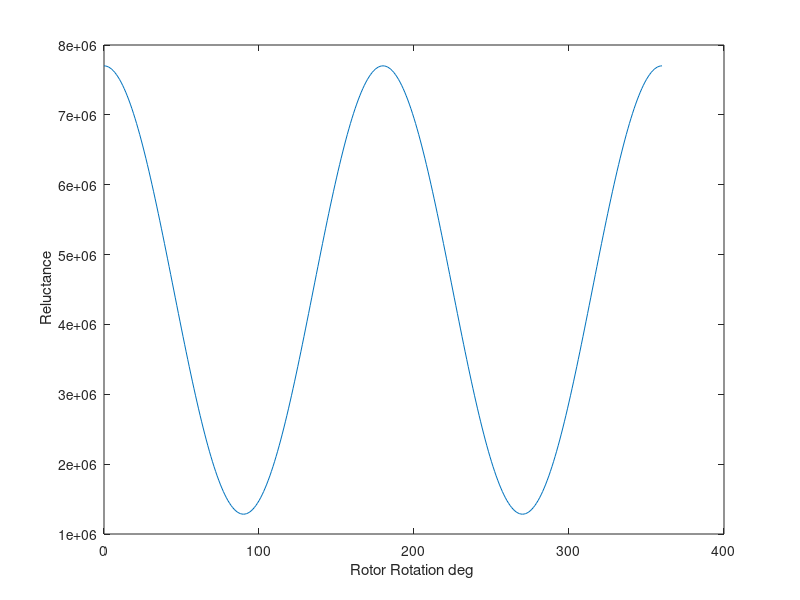
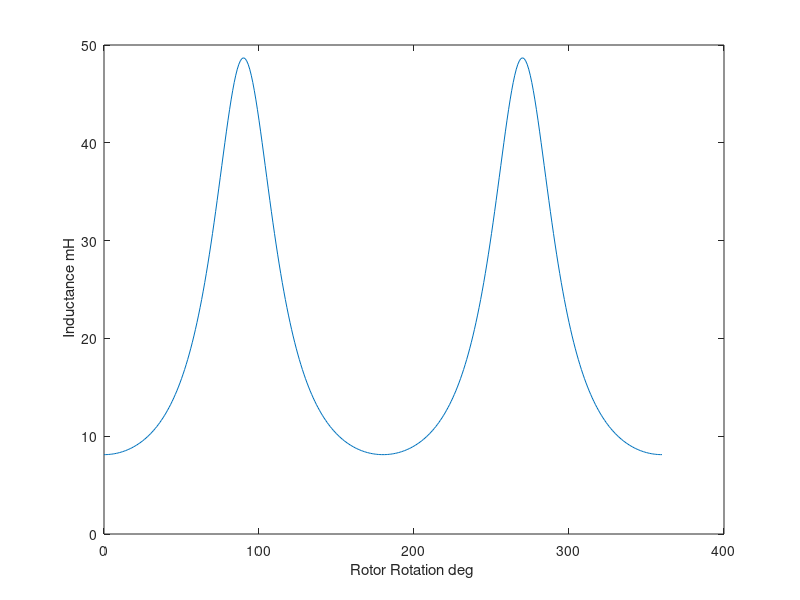
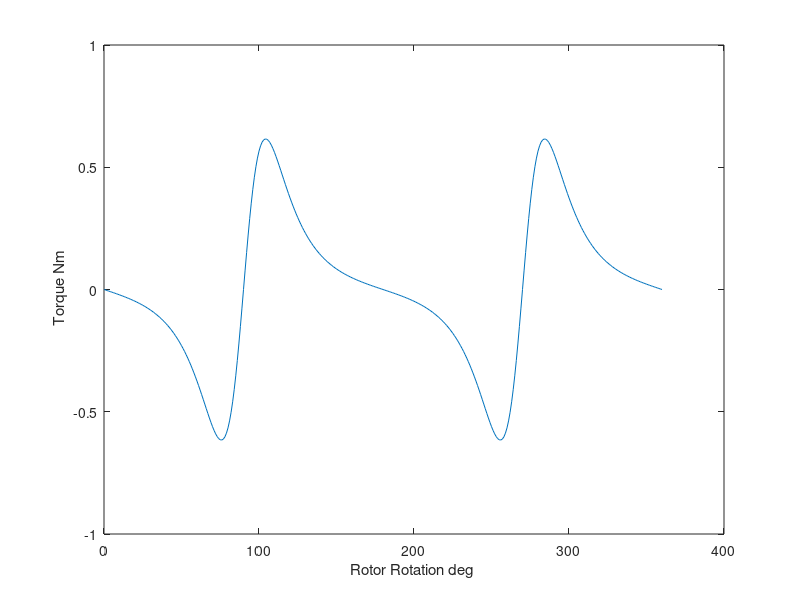

Write the MATLAB code that produced these figures, in order.
Lstack =20e-3;
Airgap_min = 0.5e-3;
Airgap_max = 2.5e-3;
u0 = pi*4e-7;
I_dc = 3 ; 
Nseries = 250; % number of turns
Stator_Pole_arc = 74*pi/180;
% Stator_Pole_arc = 67.5*pi/180;
% there are two airgaps Upper one I call Airgap1 and lower one Airgap2

% when rotor position is 90 deg minimum reluctance is achieved 
% 74 degree is the arc of the rotor pole
Rmin =  Airgap_min/(u0*12e-3*Stator_Pole_arc*Lstack);
% when rotor position is 0 deg maximum reluctance is achieved
Rmax = Airgap_max/(u0*10e-3*Stator_Pole_arc*Lstack); 

theta = 0:360;
% I consider a sinusoidal variatoin for the reluctance
% there are two airgap, here I just calculated the torque for airgap1 and
% at the end we multiply the torque by 2 to 
R_airgap = ((Rmax+Rmin)/2+(Rmax-Rmin)*cosd(2*theta)/2);

L = Nseries^2./R_airgap;
% drivative of the inductance L has been taken by hand and below is the
% resutltant dl/dtheta
DL_Dtheta = (Nseries^2)*((Rmax-Rmin)*(-2*sind(2*theta))/2)./(R_airgap.^2);

Torque = 2*(I_dc^2*DL_Dtheta)/2;

figure
plot(theta,R_airgap)
xlabel('Rotor Rotation deg ');
ylabel(' Reluctance');
figure
plot(theta,L*1000)
xlabel('Rotor Rotation deg ');
ylabel(' Inductance mH');
figure
plot(theta,Torque)
xlabel('Rotor Rotation deg ');
ylabel(' Torque Nm');
